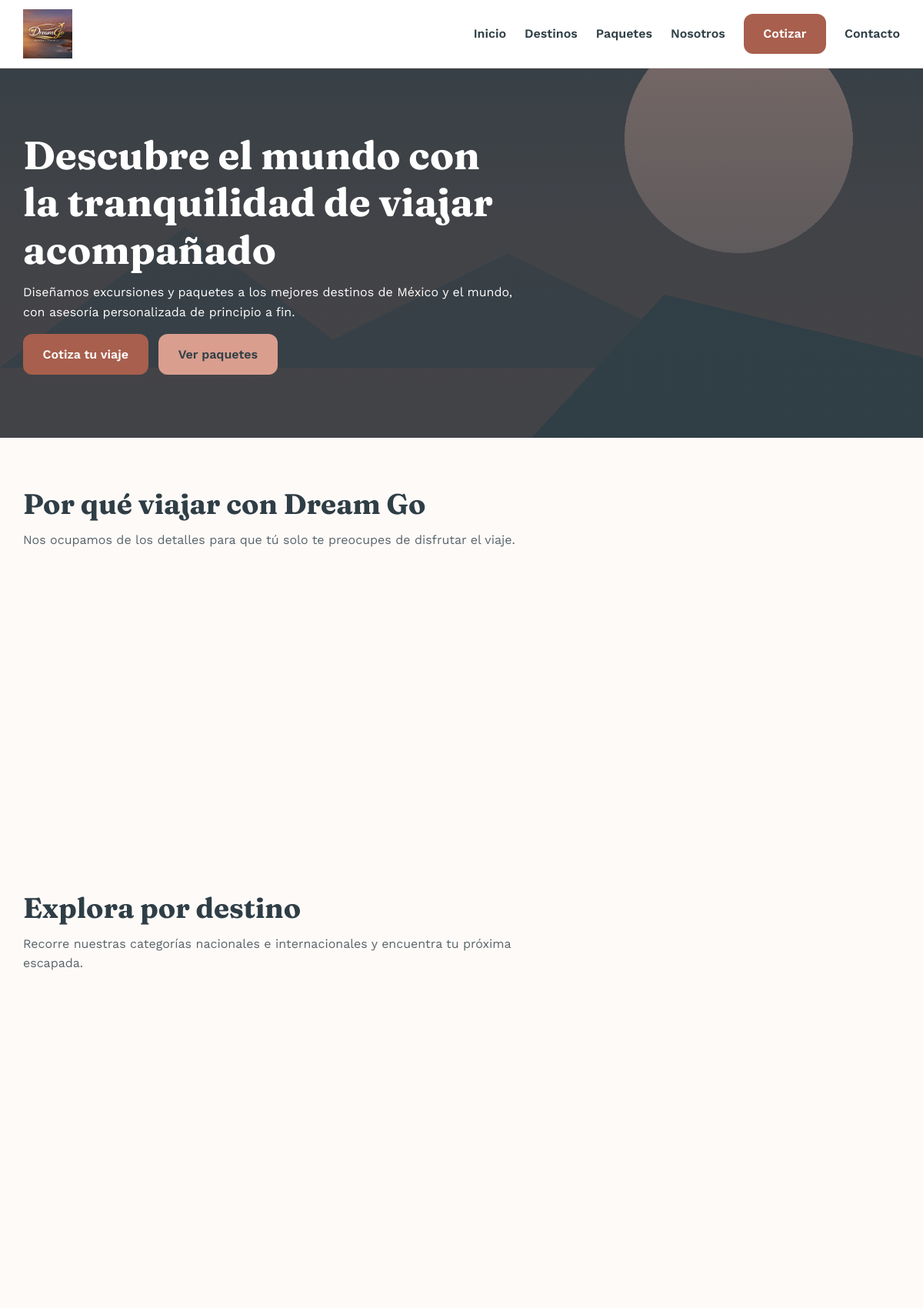
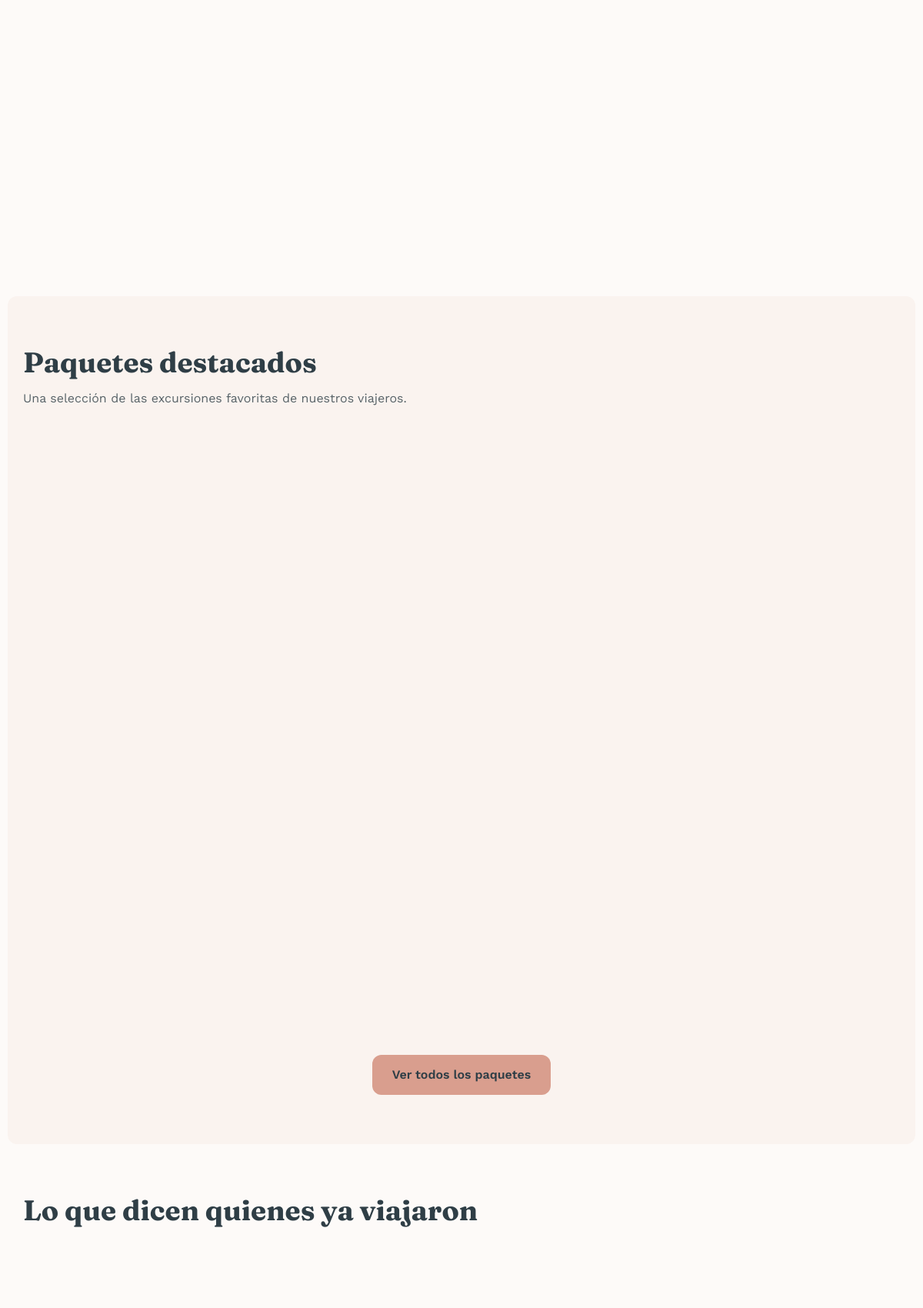
The page / (upper part) on the database its author committed (2 pictures, top to bottom).
### tables this page shows
CREATE TABLE IF NOT EXISTS bloques_pagina (
  id INT UNSIGNED AUTO_INCREMENT PRIMARY KEY,
  pagina VARCHAR(50) NOT NULL,
  clave VARCHAR(50) NOT NULL,
  orden SMALLINT UNSIGNED NOT NULL DEFAULT 0,
  visible TINYINT(1) NOT NULL DEFAULT 1,
  titulo VARCHAR(255) NULL,
  subtitulo VARCHAR(500) NULL,
  contenido LONGTEXT NULL,
  color_fondo VARCHAR(20) NULL,
  actualizado_en DATETIME NOT NULL DEFAULT CURRENT_TIMESTAMP ON UPDATE CURRENT_TIMESTAMP,
  UNIQUE KEY uniq_pagina_clave (pagina, clave)
);

### core/Database.php (called while the page is built, shortened)
<?php
final class Database
{
    private static ?PDO $instance = null;
    public static function connection(): PDO
    {
        if (self::$instance === null) {
            $config = require BASE_PATH . '/config/database.php';
            $dsn = sprintf(
                'mysql:host=%s;port=%s;dbname=%s;charset=utf8mb4',
                $config['host'],
                $config['port'],
                $config['database']
            );
            try {
                self::$instance = new PDO($dsn, $config['username'], $config['password'], [
                    PDO::ATTR_ERRMODE => PDO::ERRMODE_EXCEPTION,
                    PDO::ATTR_DEFAULT_FETCH_MODE => PDO::FETCH_ASSOC,
                    PDO::ATTR_EMULATE_PREPARES => false,
                ]);
            } catch (PDOException $e) {
                error_log('[DB] Error de conexion: ' . $e->getMessage());
                throw $e;
            }
        }
        return self::$instance;
    }
}

### core/Model.php (called while the page is built, shortened)
<?php
abstract class Model
{
    protected static string $table;
    protected static function db(): PDO
    {
        return Database::connection();
    }
    public static function where(array $conditions, string $orderBy = '', ?int $limit = null): array
    {
        [$clause, $params] = self::buildWhere($conditions);
        $sql = 'SELECT * FROM ' . static::$table;
        if ($clause !== '') {
            $sql .= ' WHERE ' . $clause;
        }
        if ($orderBy !== '') {
            $sql .= ' ORDER BY ' . $orderBy;
        }
        $stmt = static::db()->prepare($sql);
        $stmt->execute($params);
        return $stmt->fetchAll();
    }
    private static function buildWhere(array $conditions): array
    {
        $parts = [];
        $params = [];
        foreach ($conditions as $column => $value) {
            $paramKey = 'w_' . $column;
            $parts[] = "{$column} = :{$paramKey}";
            $params[$paramKey] = $value;
        }
        return [implode(' AND ', $parts), $params];
    }
}

### app/Models/BloquePagina.php (called while the page is built, shortened)
<?php
class BloquePagina extends Model
{
    public static function porPagina(string $pagina): array
    {
        return self::where(['pagina' => $pagina], 'orden ASC');
    }
    public static function contenido(array $bloque): array
    {
        if (empty($bloque['contenido'])) {
            return [];
        }
        return json_decode((string) $bloque['contenido'], true) ?? [];
    }
}

### app/Controllers/Public/HomeController.php (called while the page is built, shortened)
<?php
class HomeController extends Controller
{
    public function index(): void
    {
        $destacados = Paquete::destacados(3);
        $categorias = Categoria::activas();
        $this->view('public/home/index', [
            'bloques' => BloquePagina::porPagina('home'),
            'destacados' => $destacados,
            'resumenes' => Resena::resumenPorPaquetes(array_column($destacados, 'id')),
            'galerias' => ImagenPaquete::paraPadres(array_column($destacados, 'id')),
            'categorias' => $categorias,
            'imagenesDestinos' => ImagenDestino::paraPadres(array_column($categorias, 'id')),
        ], [
            'title' => ConfiguracionSitio::get('meta_title_default', 'Dream Go Operadora Turística'),
            'description' => ConfiguracionSitio::get('meta_description_default', 'Excursiones y paquetes de viaje.'),
        ]);
    }
}

### public/index.php (called while the page is built, shortened)
<?php
$router = new Router();
$request = new Request();
try {
    $router->dispatch($request);
} catch (NotFoundException $e) {
    http_response_code(404);
    (new App\Controllers\Public\ErrorController($request))->notFound();
} catch (ForbiddenException $e) {
    http_response_code(403);
    (new App\Controllers\Public\ErrorController($request))->forbidden($e->getMessage());
} catch (\Throwable $e) {
    error_log('[APP] ' . $e->getMessage() . ' en ' . $e->getFile() . ':' . $e->getLine());
    http_response_code(500);
    (new App\Controllers\Public\ErrorController($request))->serverError();
}

### core/Controller.php (called while the page is built, shortened)
<?php
abstract class Controller
{
    protected function view(string $view, array $data = [], array $meta = [], string $layout = 'public'): void
    {
        $viewFile = BASE_PATH . '/app/Views/' . str_replace('.', '/', $view) . '.php';
        extract($data, EXTR_SKIP);
        require $viewFile;
        $content = ob_get_clean();
        require BASE_PATH . '/app/Views/layouts/' . $layout . '.php';
    }
}

### core/Request.php (called while the page is built, shortened)
<?php
final class Request
{
    private array $server;
    public function __construct()
    {
        $this->server = $_SERVER;
    }
    public function uri(): string
    {
        $uri = $this->server['REQUEST_URI'] ?? '/';
        $path = parse_url($uri, PHP_URL_PATH) ?? '/';
        return $path === '' ? '/' : $path;
    }
}

### app/Helpers/Asset.php (called while the page is built, shortened)
<?php
final class Asset
{
    private static array $cache = [];
    public static function url(string $ruta): string
    {
        if (!array_key_exists($ruta, self::$cache)) {
            $absoluta = BASE_PATH . '/public' . $ruta;
            self::$cache[$ruta] = is_file($absoluta) ? filemtime($absoluta) : null;
        }
        $version = self::$cache[$ruta];
        return $version !== null ? $ruta . '?v=' . $version : $ruta;
    }
}

### app/Views/public/home/index.php (the view, shortened to what this page needs)
<?php foreach ($bloques as $bloque): ?>
  <?php $contenido = BloquePagina::contenido($bloque); ?>
  <?php if ($bloque['clave'] === 'hero'): ?>
    <?php $heroImagenes = array_values(array_filter($contenido['imagenes'] ?? [], 'is_string')); ?>
    <section class="hero hero--inicio<?= $heroImagenes ? ' hero--con-slides' : '' ?>"<?= count($heroImagenes) > 1 ? ' data-hero-carrusel' : '' ?>>
      <div class="contenedor">
        <div class="hero__contenido animar-entrada">
          <h1><?= htmlspecialchars($bloque['titulo'] ?? '', ENT_QUOTES, 'UTF-8') ?></h1>
          <p><?= htmlspecialchars($bloque['subtitulo'] ?? '', ENT_QUOTES, 'UTF-8') ?></p>
          <div class="hero__acciones">
            <?php if (!empty($contenido['cta_primario_texto'])): ?>
              <a href="<?= htmlspecialchars($contenido['cta_primario_link'] ?? '/cotizador', ENT_QUOTES, 'UTF-8') ?>" class="btn btn-primario"><?= htmlspecialchars($contenido['cta_primario_texto'], ENT_QUOTES, 'UTF-8') ?></a>
            <?php endif; ?>
            <?php if (!empty($contenido['cta_secundario_texto'])): ?>
              <a href="<?= htmlspecialchars($contenido['cta_secundario_link'] ?? '/paquetes', ENT_QUOTES, 'UTF-8') ?>" class="btn btn-secundario"><?= htmlspecialchars($contenido['cta_secundario_texto'], ENT_QUOTES, 'UTF-8') ?></a>
            <?php endif; ?>
          </div>
        </div>
      </div>
    </section>
  <?php elseif ($bloque['clave'] === 'ventajas'): ?>
    <section class="seccion contenedor<?= $bloque['color_fondo'] ? ' seccion--panel' : '' ?>" data-bloque="<?= htmlspecialchars($bloque['clave'], ENT_QUOTES, 'UTF-8') ?>">
      <div class="seccion__encabezado">
        <h2><?= htmlspecialchars($bloque['titulo'] ?? '', ENT_QUOTES, 'UTF-8') ?></h2>
        <?php if (!empty($bloque['subtitulo'])): ?><p><?= htmlspecialchars($bloque['subtitulo'], ENT_QUOTES, 'UTF-8') ?></p><?php endif; ?>
      </div>
      <div class="grid-tarjetas grid-tarjetas--4">
      </div>
    </section>
  <?php elseif ($bloque['clave'] === 'destinos' && !empty($categorias)): ?>
    <section class="seccion contenedor<?= $bloque['color_fondo'] ? ' seccion--panel' : '' ?>" data-bloque="<?= htmlspecialchars($bloque['clave'], ENT_QUOTES, 'UTF-8') ?>">
      <div class="seccion__encabezado">
        <h2><?= htmlspecialchars($bloque['titulo'] ?? '', ENT_QUOTES, 'UTF-8') ?></h2>
        <?php if (!empty($bloque['subtitulo'])): ?><p><?= htmlspecialchars($bloque['subtitulo'], ENT_QUOTES, 'UTF-8') ?></p><?php endif; ?>
      </div>
      <div class="grid-tarjetas">
      </div>
    </section>
  <?php elseif ($bloque['clave'] === 'paquetes_destacados' && !empty($destacados)): ?>
    <section class="seccion contenedor seccion--panel" data-bloque="paquetes_destacados">
      <div class="seccion__encabezado">
        <h2><?= htmlspecialchars($bloque['titulo'] ?? '', ENT_QUOTES, 'UTF-8') ?></h2>
        <?php if (!empty($bloque['subtitulo'])): ?><p><?= htmlspecialchars($bloque['subtitulo'], ENT_QUOTES, 'UTF-8') ?></p><?php endif; ?>
      </div>
      <div class="grid-tarjetas">
      </div>
      <div class="centrado mt-2">
        <a href="/paquetes" class="btn btn-secundario">Ver todos los paquetes</a>
      </div>
    </section>
  <?php elseif ($bloque['clave'] === 'testimonios'): ?>
    <section class="seccion contenedor<?= $bloque['color_fondo'] ? ' seccion--panel' : '' ?>" data-bloque="<?= htmlspecialchars($bloque['clave'], ENT_QUOTES, 'UTF-8') ?>">
      <div class="seccion__encabezado">
        <h2><?= htmlspecialchars($bloque['titulo'] ?? '', ENT_QUOTES, 'UTF-8') ?></h2>
      </div>
      <div class="grid-tarjetas grid-tarjetas--3">
      </div>
    </section>
  <?php endif; ?>
<?php endforeach; ?>

### core/Router.php (shortened to what this page needs)
<?php
final class Router
{
    private array $routes = [];
    private function add(string $method, string $pattern, array $handler, array $options): void
    {
        $tramos = preg_split('#(\{[a-zA-Z_]+\})#', $pattern, -1, PREG_SPLIT_DELIM_CAPTURE);
        $regex = '';
        foreach ($tramos as $i => $tramo) {
            $regex .= $i % 2 === 1 ? '([^/]+)' : preg_quote($tramo, '#');
        }
        $this->routes[] = [
            'method' => $method,
            'pattern' => $pattern,
            'regex' => '#^' . $regex . '$#',
            'handler' => $handler,
            'options' => $options,
        ];
    }
    public function dispatch(Request $request): void
    {
        $method = $request->method();
        $uri = $request->uri();
        foreach ($this->routes as $route) {
            if (preg_match($route['regex'], $uri, $matches)) {
                array_shift($matches);
                $this->callHandler($route['handler'], $matches, $request);
                return;
            }
        }
        throw new NotFoundException("Ruta no encontrada: {$method} {$uri}");
    }
    private function callHandler(array $handler, array $params, Request $request): void
    {
        [$controllerClass, $method] = $handler;
        $controller = new $controllerClass($request);
        $controller->$method(...$params);
    }
}

### app/Views/layouts/public.php (shortened to what this page needs)
<!doctype html>
<html lang="es-MX">
<head>
<link rel="stylesheet" href="<?= htmlspecialchars(\App\Helpers\Asset::url('/assets/css/site.css'), ENT_QUOTES, 'UTF-8') ?>">
</head>
<body data-comparar-max="<?= \App\Controllers\Public\PaqueteController::MAX_COMPARAR ?>">
<header class="header">
  <div class="contenedor header__contenido">
    <a href="/" class="header__logo" aria-label="Dream Go - Inicio">
      <img src="/assets/img/logo.avif" alt="Dream Go Operadora Turística">
    </a>
    <nav class="nav" id="nav-principal" data-nav>
      <a href="/">Inicio</a>
      <a href="/destinos">Destinos</a>
      <a href="/paquetes">Paquetes</a>
      <a href="/nosotros">Nosotros</a>
      <a href="/cotizador" class="btn btn-primario">Cotizar</a>
      <a href="/contacto">Contacto</a>
    </nav>
  </div>
</header>
<main id="contenido-principal">
<?= $content ?>
</main>
</body>
</html>

### public/assets/css/site.css (style rules this page uses)
:root { --color-primario: #d99e8e; --color-primario-oscuro: #a85f4d; --color-texto-oscuro: #2f3e46; --color-fondo: #fdfaf8; --color-fondo-alterno: #faf3ef; --color-borde: #e8d9d3; --color-blanco: #ffffff; --color-exito: #4f7a5c; --color-error: #b3453a; --fuente-titulos: 'Fraunces', Georgia, 'Times New Roman', serif; --fuente-texto: 'Work Sans', -apple-system, BlinkMacSystemFont, 'Segoe UI', sans-serif; --radio: 12px; --sombra: 0 8px 24px rgba(47, 62, 70, 0.08); --transicion: 0.25s ease; --contenedor-max: 1180px; --espacio-seccion: 4rem; }
*, *::before, *::after { box-sizing: border-box; }
html { -webkit-text-size-adjust: 100%; scroll-behavior: smooth; }
body { margin: 0; font-family: var(--fuente-texto); color: var(--color-texto-oscuro); background: var(--color-fondo); line-height: 1.6; -webkit-font-smoothing: antialiased; }
img { max-width: 100%; display: block; }
h1, h2, h3, h4 { font-family: var(--fuente-titulos); line-height: 1.2; margin: 0 0 0.75rem; color: var(--color-texto-oscuro); }
h1 { font-size: clamp(1.9rem, 5vw, 3.2rem); }
h2 { font-size: clamp(1.5rem, 4vw, 2.3rem); }
p { margin: 0 0 1rem; }
a { color: var(--color-primario-oscuro); text-decoration: none; }
.contenedor { width: 100%; max-width: var(--contenedor-max); margin-inline: auto; padding-inline: 1.25rem; }
.seccion { padding-block: var(--espacio-seccion); }
.btn { display: inline-flex; align-items: center; justify-content: center; gap: 0.5rem; border: none; border-radius: var(--radio); padding: 0.85rem 1.6rem; font-family: var(--fuente-texto); font-weight: 600; font-size: 1rem; cursor: pointer; transition: transform var(--transicion), box-shadow var(--transicion), background var(--transicion); }
.btn-primario { background: var(--color-primario-oscuro); color: var(--color-blanco); }
.btn-secundario { background: var(--color-primario); color: var(--color-texto-oscuro); }
.header { background: var(--color-blanco); border-bottom: 1px solid var(--color-borde); position: sticky; top: 0; z-index: 50; }
.header__contenido { display: flex; align-items: center; justify-content: space-between; padding-block: 0.75rem; gap: 1rem; }
.header__logo img { height: 52px; width: auto; }
.nav { display: none; align-items: center; gap: 1.5rem; }
.nav a:not(.btn) { color: var(--color-texto-oscuro); font-weight: 600; }
.hero { position: relative; min-height: 60vh; display: flex; align-items: center; color: var(--color-blanco); background: linear-gradient(180deg, rgba(47, 62, 70, 0.55), rgba(47, 62, 70, 0.75)), var(--color-texto-oscuro); background-size: cover; background-position: center; }
.hero__contenido { max-width: 640px; }
.hero h1, .hero p { color: var(--color-blanco); }
.hero--inicio { background-image: linear-gradient(180deg, rgba(47, 62, 70, 0.55), rgba(47, 62, 70, 0.82)), url('../img/placeholders/hero-inicio.png'); }
.hero__acciones { display: flex; flex-wrap: wrap; gap: 0.85rem; }
.seccion__encabezado { max-width: 640px; margin-bottom: 2rem; }
.seccion__encabezado p { opacity: 0.8; margin: 0; }
.animar-entrada { opacity: 0; transform: translateY(16px); transition: opacity 0.6s ease, transform 0.6s ease; }
.animar-entrada.visible { opacity: 1; transform: translateY(0); }
.grid-tarjetas { display: grid; gap: 1.5rem; grid-template-columns: 1fr; }
@media (min-width: 768px) { .nav { display: flex; position: static; flex-direction: row; box-shadow: none; padding: 0; } }
@media (min-width: 768px) { .header__logo img { height: 64px; } }
@media (min-width: 768px) { .grid-tarjetas { grid-template-columns: repeat(2, 1fr); } }
@media (min-width: 1024px) { .grid-tarjetas { grid-template-columns: repeat(3, 1fr); } }
@media (min-width: 1024px) { .grid-tarjetas--4 { grid-template-columns: repeat(4, 1fr); } }
@media (min-width: 1024px) { .grid-tarjetas--3 { grid-template-columns: repeat(3, 1fr); } }
.centrado { text-align: center; }
.mt-2 { margin-top: 2rem; }
.seccion--panel { border-radius: var(--radio); background: var(--color-fondo-alterno); }

### rows shown on the page
bloques_pagina: titulo "Descubre el mundo con la tranquilidad de viajar acompañado", subtitulo "Diseñamos excursiones y paquetes a los mejores destinos de México y el mundo, con asesoría personalizada de principio a fin.", contenido "Cotiza tu viaje", contenido "Ver paquetes"
bloques_pagina: titulo "Por qué viajar con Dream Go", subtitulo "Nos ocupamos de los detalles para que tú solo te preocupes de disfrutar el viaje."
bloques_pagina: titulo "Explora por destino", subtitulo "Recorre nuestras categorías nacionales e internacionales y encuentra tu próxima escapada."
bloques_pagina: titulo "Paquetes destacados", subtitulo "Una selección de las excursiones favoritas de nuestros viajeros."
bloques_pagina: titulo "Lo que dicen quienes ya viajaron"
